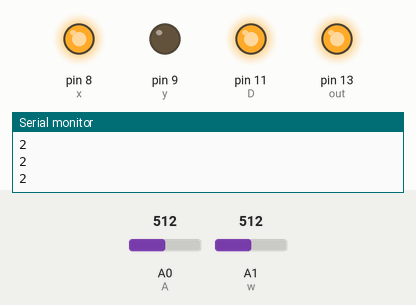
The sketch below on a simulated Arduino Uno, built with avr-gcc and run on an emulated ATmega328P. Parts: output pins drawn as LEDs (lit = HIGH), the last lines printed to the serial monitor. Inputs (shaded band) come from the test bench; at power-on: A0 (A) = 512, A1 (w) = 512.

Above: at 1.2 s.
1.3 s: A0 (A) set to 569
2.8 s: A0 (A) set to 595
At 3.5 s:
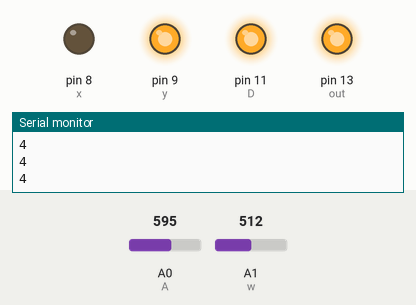
4.4 s: A1 (w) set to 207
5.9 s: A1 (w) set to 193
At 6.3 s:
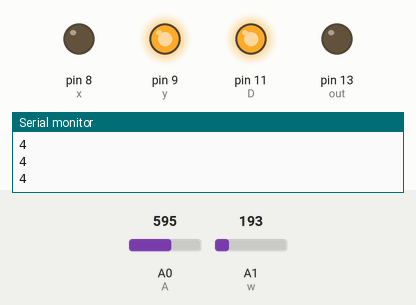
7.4 s: A0 (A) set to 306
At 7.9 s:
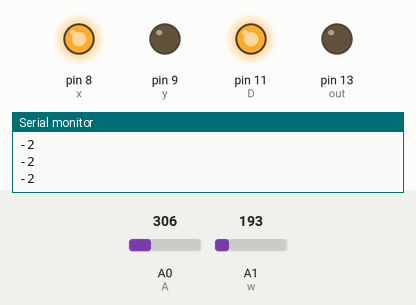
9.0 s: A0 (A) set to 716
At 9.9 s:
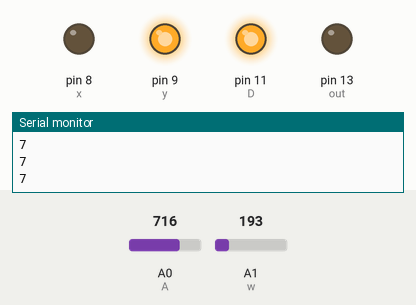
Timing chart, 0 to 11.6 s (numbered marks = the images above; inputs shaded):
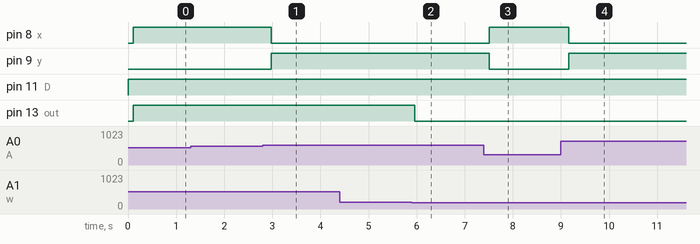

Measured:
- the behaviour switches between 582 and 583 on A0 (A) (found by bisection; images 0 and 1)
- the behaviour switches between 201 and 200 on A1 (w) (found by bisection; images 1 and 2)
- after the input at 2.8 s, pin 8 (x): HIGH → LOW after 0.18 s; pin 9 (y): LOW → HIGH after 0.18 s
- after the input at 5.9 s, pin 13 (out): HIGH → LOW after 0.06 s
- after the input at 7.4 s, pin 8 (x): LOW → HIGH after 0.11 s; pin 9 (y): HIGH → LOW after 0.11 s
- after the input at 9.0 s, pin 8 (x): HIGH → LOW after 0.16 s; pin 9 (y): LOW → HIGH after 0.16 s

The sketch:

soil_01.ino
```cpp
int A = A0;
int w=A1;
int D = 11;
int i;
int j;
int out = LED_BUILTIN;
int x=8;
int y=9;
void setup() {
  // put your setup code here, to run once:
pinMode(A,INPUT);
pinMode(D,OUTPUT);
pinMode(out,OUTPUT);
pinMode(x,OUTPUT);
pinMode(y,OUTPUT);
digitalWrite(x,LOW);
digitalWrite(y,LOW);
pinMode(w,INPUT);
Serial.begin(9600);
}

void loop() {
digitalWrite(D,HIGH);
delay(10);
i=analogRead(A);
//Serial.println(i);
delay(100);
j=map(i,450,1023,1,14);
//Serial.println(j);
//sensor chinese same for indian
if(j>=4)
{
 digitalWrite(y,HIGH);
 digitalWrite(x,LOW);
}
else if(j<4)
{

  digitalWrite(x,HIGH);
  digitalWrite(y,LOW);
}
Serial.println(j);
if(analogRead(w)>200){
  digitalWrite(out, HIGH);
}else{
  digitalWrite(out, LOW);
}
}

  /*switch(j)
{
  case 1:digitalWrite(out, LOW);//lv 7
  case 2:digitalWrite(out, LOW);//lv 6
  case 3:digitalWrite(out, LOW);//lv 5
  case 4:digitalWrite(out, HIGH);//lv 4
  case 5:digitalWrite(out, HIGH);//lv 3
  case 7:digitalWrite(out, HIGH);//lv 2
  case 9:digitalWrite(out, HIGH);//lv 1
  case 10:digitalWrite(out, HIGH);//lv 1
  case 11:digitalWrite(out, HIGH);//lv 1
  case 8:digitalWrite(out, HIGH);//lv 1-2
}*/
```
